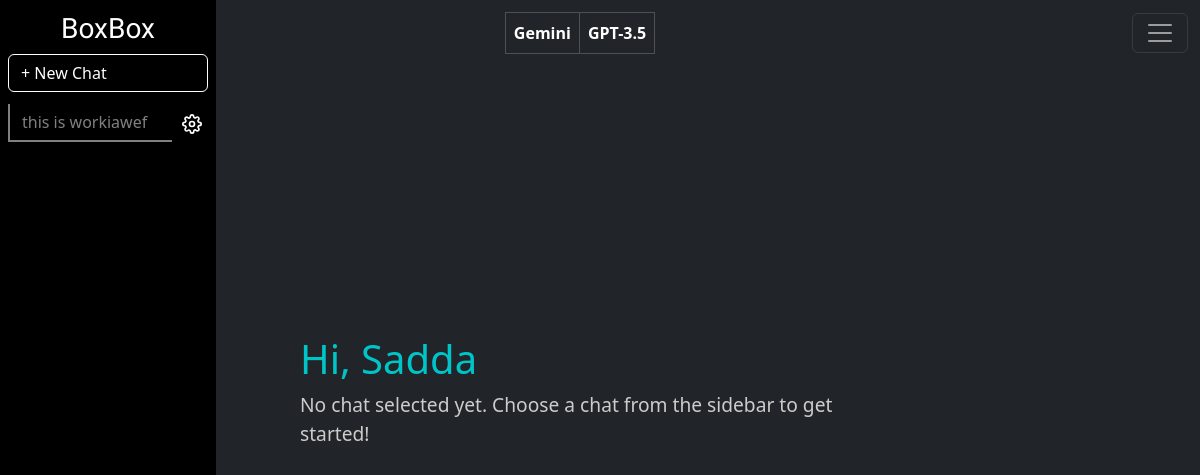
/mychats (signed in), run on an earlier commit of the app's database.
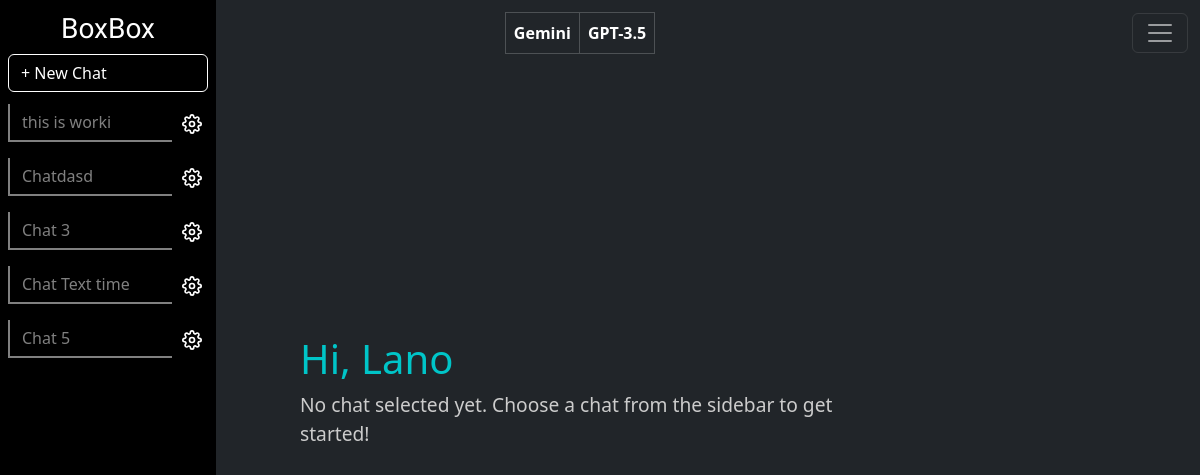
And on a later commit of the database.
### main.py (models this page shows)
class Base(DeclarativeBase):
    pass

class ChatSession(db.Model, Base):
    __tablename__ = "chat_sessions"
    id: Mapped[int] = mapped_column(db.Integer, primary_key=True)
    user_id: Mapped[int] = mapped_column(db.Integer, db.ForeignKey("users.id"))
    name: Mapped[str] = mapped_column(db.String(100), nullable=False)
    user: Mapped[User] = relationship("User", back_populates="chat_sessions")
    messages: Mapped[list["Message"]] = relationship("Message", back_populates="chat_session", cascade='all, delete-orphan')

class User(UserMixin, db.Model):
    __tablename__ = "users"
    id: Mapped[int] = mapped_column(Integer, primary_key=True)
    email: Mapped[str] = mapped_column(String(100), unique=True)
    password: Mapped[str] = mapped_column(String(100))
    name: Mapped[str] = mapped_column(String(100))
    chat_sessions: Mapped[list["ChatSession"]] = relationship("ChatSession", back_populates="user")

### main.py (the view, shortened to what this page needs)
@app.route('/mychats', defaults={'chat_id': None})
@app.route('/mychats/<int:chat_id>')
@login_required
def my_chats(chat_id):
    my_chats = ChatSession.query.filter_by(user_id=current_user.id).all()
    chat = None
    messages = None
    return render_template('chat.html', my_chats=my_chats, current_chat_id=chat_id, chat=chat, messages=messages, name=current_user.name)

### main.py (called while the page is built)
@login_manager.user_loader
def load_user(user_id):
    return User.query.get(int(user_id))

### templates/chat.html (shortened to what this page needs)
<!DOCTYPE html>
<html lang="en">
<head>
  <link href="https://cdn.jsdelivr.net/npm/bootstrap@5.3.3/dist/css/bootstrap.min.css" rel="stylesheet"
 />
  <link rel="stylesheet" href="{{url_for('static', filename='css/chat.css')}}" />
</head>
<body>
  <nav class="navbar navbar-dark fixed-top navbar-fixed-top">
    <div class="container-fluid">
      <div class="row">
        <table class="table table-bordered table-dark my-1">
          <thead>
            <tr>
              <th scope="col">Gemini</th>
              <th scope="col">GPT-3.5</th>
            </tr>
          </thead>
        </table>
      </div>
      <div class="dropdown">
        <button class="navbar-toggler" type="button" id="dropdownMenuButton" data-bs-toggle="dropdown"
          aria-expanded="false">
          <span class="navbar-toggler-icon"></span>
        </button>
      </div>
    </div>
  </nav>
  <div class="fixed-sidebar pt-1 p-2">
    <h3 class="d-flex my-2 justify-content-center align-items-center text-white boxbox-font">
      BoxBox
    </h3>
    <a href="{{ url_for('create_chat') }}" class="btn w-100 mb-2 text-white new-chat">+ New Chat</a>
    <ul class="list-group list-group-flush text-white" id="chat-list">
      {% for chat in my_chats %}
      <li class="mb-2 d-flex justify-content-between align-items-center chat-item">
        <a id="chat-btn-{{chat.id}}"
          class="chat-btn flex-grow-1 my-1 text-start {% if chat.id == current_chat_id %}active{% endif %}"
          href="{{ url_for('my_chats', chat_id=chat.id) }}" >{{ chat.name }}</a>
        <div class="btn-group">
          <button type="button" class="settings-button" style="outline: none; box-shadow: none"
            data-bs-toggle="dropdown" aria-expanded="false">
            <img src="{{ url_for('static', filename='images/icons/settings.svg') }}" />
          </button>
        </div>
      </li>
      {% else %}
      <li>You have no chats yet.</li>
      {% endfor %}
    </ul>
  </div>
  <div class="main-content">
    {% if chat %}
    <div id="loader" class="spinner-border text-light d-none" role="status">
      <span class="visually-hidden">Loading...</span>
  </div>
    <div id="messages">
      <br />
      {% for message in messages %} {% if message.sender == 'gemini' or
      message.sender == 'gpt3_5' %}
      <div class="ai-messages-container justify-content-between">
        {% if message.sender == 'gemini' %}
        <div class="gemini-message">
          <span class="terminal-prefix">Gemini:</span>
          <pre>{{ message.content }}</pre>
        </div>
        {% set next_message = loop.nextitem %} {% if next_message.sender ==
        'gpt3_5' %}
        <div class="gpt3_5-message">
          <span class="terminal-prefix">Gpt-3.5:</span>
          <pre>{{ next_message.content }}</pre>
        </div>
        {% endif %} {% endif %}
      </div>
      {% elif message.sender == 'user' %}
      <div class="user-message">
        <span class="terminal-prefix">You:</span>
        <pre>{{ message.content }}</pre>
      </div>
      {% endif %} {% endfor %}
    </div>
    <div class="chat-input-container">
      <div class="input-group chat-container">
        <textarea type="text" class="form-control prompt-input" id="messageInput" placeholder="Ask BoxBox..."
          aria-describedby="button-addon2"></textarea>
        <button class="btn button-color prompt-send" type="button" id="sendButton">
          <img src="{{ url_for('static', filename='images/icons/send-white.svg') }}" class="send-icon" alt="Send" />
        </button>
      </div>
    </div>
    {% else %}
    <div class="no-chat-selected">
      <h1 class="text-color-h">Hi, {{name.title()}}</h1>
      <p>
        No chat selected yet. Choose a chat from the sidebar to get started!
      </p>
    </div>
    {% endif %}
  </div>
</body>
</html>

### static/css/chat.css (style rules this page uses)
body, html { overflow: hidden; height: 100%; margin: 0; background-color: #212529; }
.navbar-fixed-top { background-color: #212529; z-index: 1010; }
.main-content { display: flex; margin: auto; }
.no-chat-selected { position: absolute; top: 50%; left: 50%; transform: translate(-50%, -50%); font-size: 1.2rem; color: #ccc; }
.text-color-h { color: #00c5c8; }
.fixed-sidebar { height: 100%; overflow-y: auto; position: fixed; width: 18%; background-color: black; z-index: 1030; }
.chat-item { display: flex; justify-content: flex-start; }
.chat-btn { display: inline-block; font-weight: 400; text-align: center; vertical-align: middle; user-select: none; font-size: 1rem; line-height: 1.5; padding: 0.375rem 0.75rem; text-decoration: none; border-left: 2px solid gray; border-bottom: 2px solid gray; color: gray; }
.settings-button { background-color: transparent; border: none; padding-left: 10px; cursor: pointer; }
.boxbox-font { font-family: "Hind", sans-serif; font-weight: 500; }
.new-chat { text-align: left; border: 1px solid white; }

What changed in the data, as far as the page shows it:
changed ChatSession: name "this is workiawef" → "this is worki"
added ChatSession: name "Chatdasd"
added ChatSession: name "Chat 3"
added ChatSession: name "Chat Text time"
added ChatSession: name "Chat 5"
changed User: title "Sadda" → "Lano"
